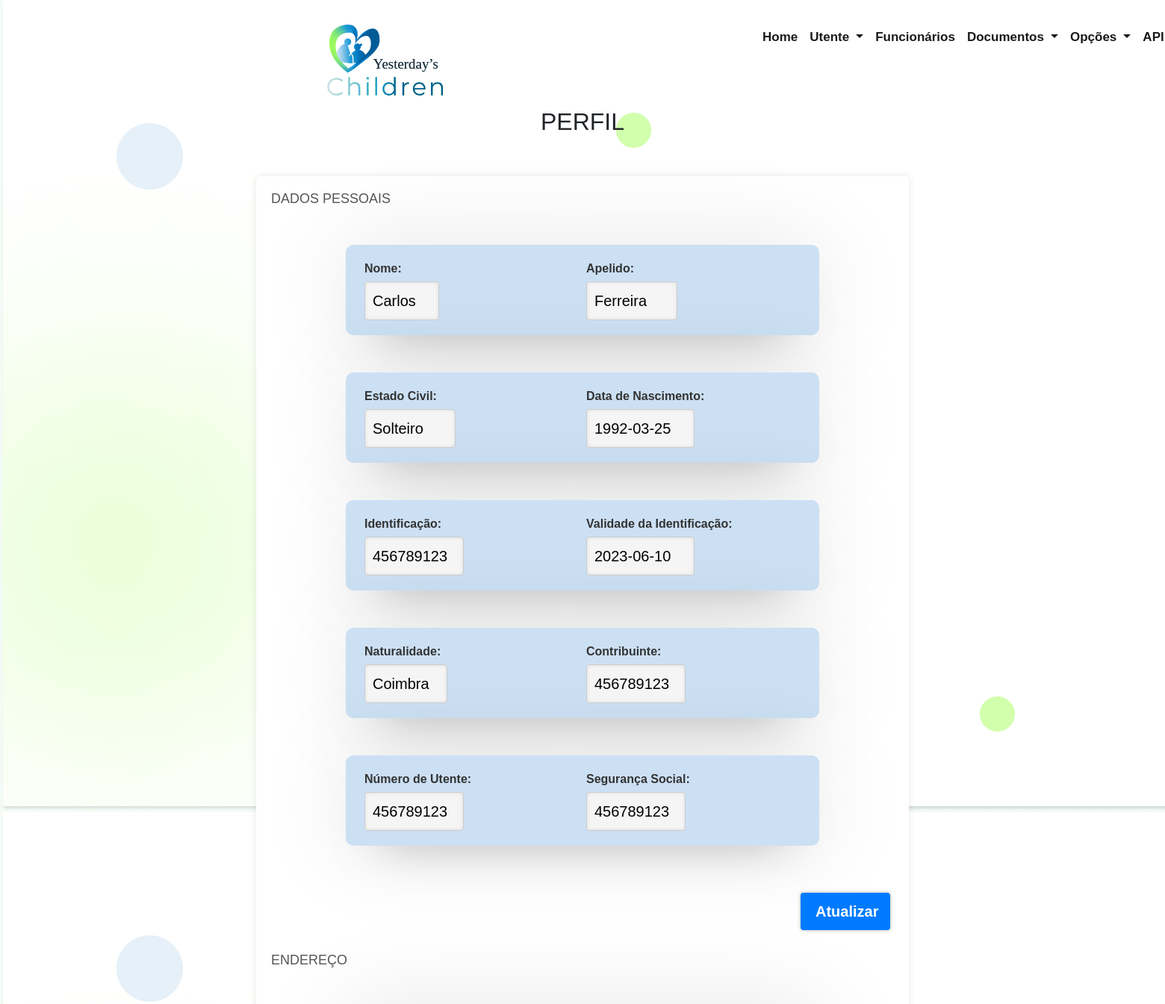
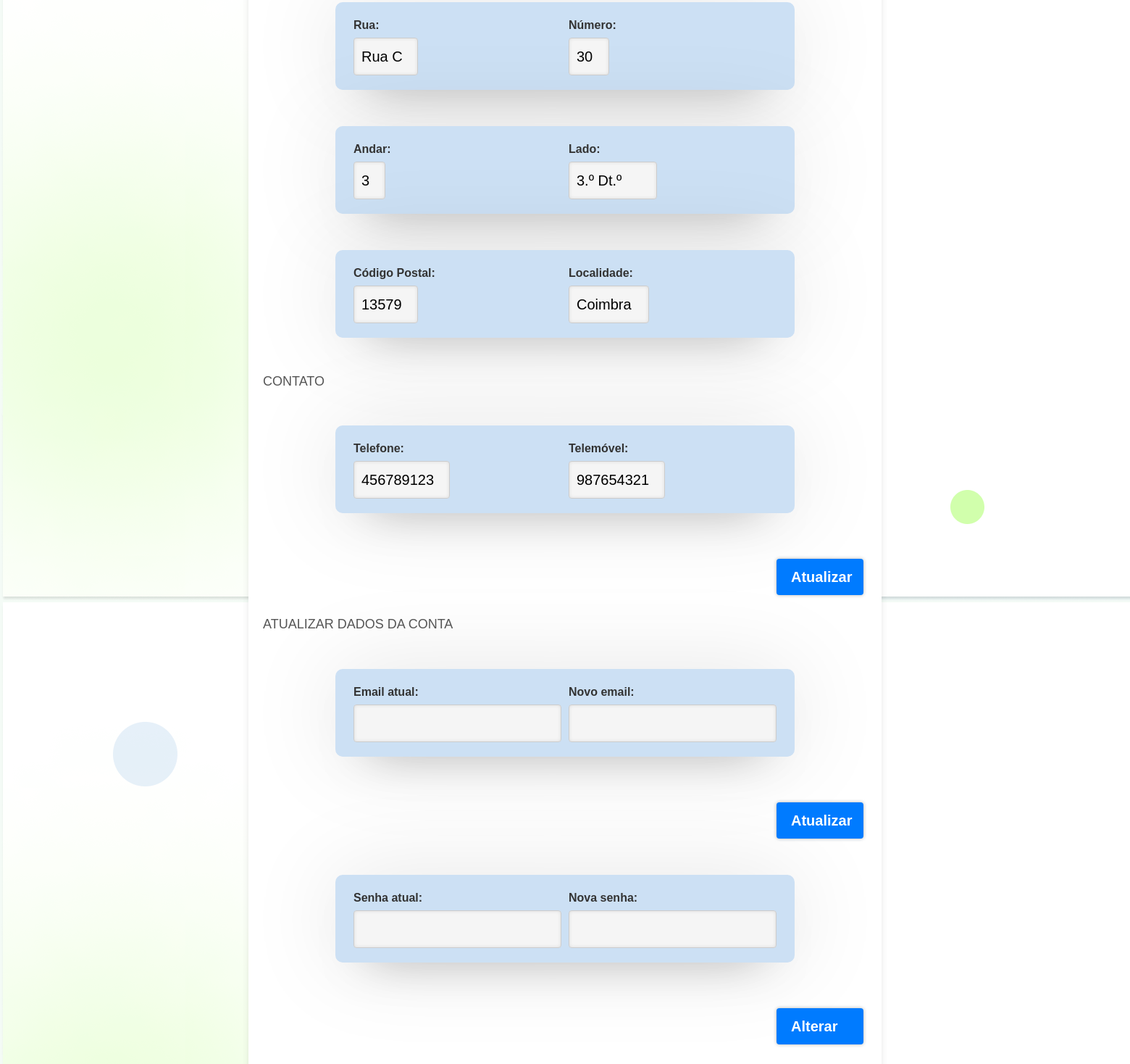
Screenshot of /index.php/perfil (signed in) with the database file from the repository (2 pictures, top to bottom).
### tables this page shows
CREATE TABLE IF NOT EXISTS `User` (
  `idUser` INT NOT NULL AUTO_INCREMENT,
  `idPerfil` INT NOT NULL,
  `nome` VARCHAR(50) NOT NULL,
  `apelido` VARCHAR(50) NOT NULL,
  `estadoCivil` VARCHAR(10) NULL,
  `dataNascimento` DATE NULL,
  `identificacao` VARCHAR(15) NOT NULL,
  `validadeIdentificacao` DATE NOT NULL,
  `naturalidade` VARCHAR(50) NULL,
  `nif` INT(9) NULL,
  `sns` INT(9) NULL,
  `ss` INT(11) NULL,
  `rua` VARCHAR(100) NOT NULL,
  `numero` SMALLINT(10) NULL,
  `andar` SMALLINT(3) NULL,
  `lado` VARCHAR(15) NULL,
  `cp` VARCHAR(8) NOT NULL,
  `localidade` VARCHAR(50) NOT NULL,
  `telefone` VARCHAR(14) NULL,
  `telemovel` VARCHAR(14) NOT NULL,
  `email` VARCHAR(50) NOT NULL,
  `senha` VARCHAR(255) NOT NULL,
  `dataRegisto` DATETIME NOT NULL DEFAULT CURRENT_TIMESTAMP(),
  `ultModificacao` DATETIME NULL,
  `estado` ENUM("ativo", "inativo") NULL,

  PRIMARY KEY (`idUser`, `nif`, `identificacao`, `sns`, `ss`),
  FOREIGN KEY (`idPerfil`) REFERENCES `Perfil` (`idPerfil`) ON DELETE NO ACTION ON UPDATE NO ACTION
  );

### Core/Controller.php (called while the page is built, shortened)
<?php
class Controller {
    public function carregarTemplate($nomeView, $dadosModel = array(), $dadosModel2 = array()) {
        include 'Views/template.php';
    }
    public function carregarViewNoTemplate($nomeView, $dadosModel = array(), $dadosModel2 = array()){
        $this->dados = $dadosModel;
        include 'Views/'.$nomeView . '.php';
    }
}

### Controllers/PerfilController.php (called while the page is built, shortened)
<?php
class PerfilController extends Controller{
    public function index(){
        $dados = new User();
        $dados = $dados->obterUser($_SESSION['idUser']);
        $this->carregarTemplate("perfil", $dados);
    }
}
?>

### Core/Core.php (called while the page is built, shortened)
<?php
class Core
{
    public $metodo;
    public $parametros = array();
    public function __construct()
    {
        $this->run();
    }
    public function path()
    {
        if (isset($_SERVER["REQUEST_METHOD"]) && $_SERVER["REQUEST_METHOD"] == "POST") {
            define("API", false);
            $url = str_replace("index.php", "Views", $_SERVER['PHP_SELF']);
            $url = explode("/", $url);
            if (end($url) == "at") {
                $url = array_slice($url, -5, 5);
                if ($url[2] == 'form') {
                    $controller = ucfirst($url[0]) . "Controller";
                    $c = new $controller;
                    call_user_func_array(array($c, $url[1]), array(array("form" => true, "idUserUtente" => $url[3])));
                }
            } else {
                $end = array_slice($url, -2, 1);
                if ($end[0] == "form") {
                    $url = array_slice($url, -4, 4);
                    if ($url[2] == 'form') {
                        $controller = ucfirst($url[0]) . "Controller";
                        $c = new $controller;
                        call_user_func_array(array($c, $url[1]), array(array("form" => true)));
                    }
                } else {
                    $url = array_slice($url, -3, 3);
                    if ($url[2] == 'form') {
                        $controller = ucfirst($url[0]) . "Controller";
                        $c = new $controller;
                        call_user_func_array(array($c, $url[1]), array(array("form" => true)));
                    }
                }
            }
        } else {
            if (isset($_SERVER['REQUEST_URI'])) {
                $url = $_SERVER['REQUEST_URI'];
            }
            if (!empty($url)) {
                $url = explode('/', trim($url, '/'));
                if (count($url) > 2) {
                    if ($url[0] == 'Gaan') {
                        array_shift($url);
                    }
                    if ($url[0] == 'index.php') {
                        array_shift($url);
                    }
                    if (count($url) > 0) {
                        array_shift($url);
                        if (count($url) > 0) {
                            $this->metodo = str_replace("-", "_", lcfirst($url[0]));
                            array_shift($url);
                        } else {
                            $this->metodo = 'index';
                        }
                    } else {
                        $this->controller = 'HomeController';
                        $this->metodo = 'index';
                    }
                } else {
                    $this->controller = 'HomeController';
                    $this->metodo = 'index';
                }
            } else {
                $this->controller = 'HomeController';
                $this->metodo = 'index';
            }
        }
    }
    public function run()
    {
        $c = new $this->controller;
        call_user_func_array(array($c, $this->metodo), array($this->parametros));
    }
}

### index.php (called while the page is built, shortened)
<?php
$c = new Core();

### Models/User.php (called while the page is built, shortened)
<?php
require_once('Conexao.php');
class User extends Conexao
{
    private $con;
    public function __construct()
    {
        $this->con = Conexao::getConexao();
    }
    public function obterUser($id)
    {
        $cmd = $this->con->prepare("SELECT * FROM User INNER JOIN Perfil ON Perfil.idPerfil = User.idPerfil WHERE User.idUser = ? ");
        $cmd->bindParam(1, $id);
        $cmd->execute();
        if ($cmd->rowCount() > 0) {
            $dados = $cmd->fetch(PDO::FETCH_ASSOC);
            return $dados;
        } else {
            return false;
        }
    }
}
?>

### Models/Conexao.php (called while the page is built, shortened)
<?php
class Conexao
{
    private static $instance;
    public static function getConexao()
    {
        if (!isset(self::$instance)) {
            $dbname = 'Gaan';
            $host = 'localhost';
            $user = 'root';
            $pass = '';
            try {
                self::$instance = new PDO('mysql:dbname=' . $dbname . ';host=' . $host, $user, $pass);
                if(self::$instance){
                    return self::$instance;
                }else{
                    echo "<h1>CONEXÃO NÃO REALIZADA</h1>";
                    exit();
                }
            } catch (Exception $e) {
                echo 'Error: ' . $e->getMessage();
            }
        }else{
            return self::$instance;
        }
    }
}

### Views/perfil.php (the view, shortened to what this page needs)
<div class="container-fluid p-3 text-center">
    <h2>perfil</h2>
</div>
<div class="container2">
    <div id="form">
        <section class="section dados-pessoais">
            <h2>Dados Pessoais</h2>
            <section class="groupSection">
                <section class="subGroupSection">
                    <label for="nome" class="required-label">Nome:</label>
                    <input type="text" id="nome" name="nome" value="<?= $this->dados['nome'] ?>" readonly required
                        ondblclick="toggleEditability(this)">
                </section>
                <section class="subGroupSection">
                    <label for="apelido" class="required-label">Apelido:</label>
                    <input type="text" id="apelido" name="apelido" value="<?= $this->dados['apelido'] ?>" readonly
                        required ondblclick="toggleEditability(this)">
                </section>
            </section>
            <section class="groupSection">
                <section class="subGroupSection">
                    <label for="estadoCivil">Estado Civil:</label>
                    <input type="text" id="estadoCivil" name="estadoCivil" value="<?= $this->dados['estadoCivil'] ?>"
                        readonly ondblclick="toggleEditability(this)">
                </section>
                <section class="subGroupSection">
                    <label for="dataNascimento">Data de Nascimento:</label>
                    <input type="text" id="dataNascimento" name="dataNascimento"
                        value="<?= $this->dados['dataNascimento'] ?>" readonly ondblclick="toggleEditability(this)">
                </section>
            </section>
            <section class="groupSection">
                <section class="subGroupSection">
                    <label for="identificacao" class="required-label">Identificação:</label>
                    <input type="text" id="identificacao" name="identificacao"
                        value="<?= $this->dados['identificacao'] ?>" readonly required
                        ondblclick="toggleEditability(this)">
                </section>
                <section class="subGroupSection">
                    <label for="validadeIdentificacao" class="required-label">Validade da Identificação:</label>
                    <input type="text" id="validadeIdentificacao" name="validadeIdentificacao"
                        value="<?= $this->dados['validadeIdentificacao'] ?>" readonly required
                        ondblclick="toggleEditability(this)">
                </section>
            </section>
            <section class="groupSection">
                <section class="subGroupSection">
                    <label for="naturalidade" class="required-label">Naturalidade:</label>
                    <input type="text" id="naturalidade" name="naturalidade" value="<?= $this->dados['naturalidade'] ?>"
                        readonly required ondblclick="toggleEditability(this)">
                </section>
                <section class="subGroupSection">
                    <label for="nif" class="required-label">Contribuinte:</label>
                    <input type="text" id="nif" name="nif" value="<?= $this->dados['nif'] ?>" readonly required
                        ondblclick="toggleEditability(this)">
                </section>
            </section>
            <section class="groupSection">
                <section class="subGroupSection">
                    <label for="sns" class="required-label">Número de Utente:</label>
                    <input type="text" id="sns" name="sns" value="<?= $this->dados['sns'] ?>" readonly required
                        ondblclick="toggleEditability(this)">
                </section>
                <section class="subGroupSection">
                    <label for="ss" class="required-label">Segurança Social:</label>
                    <input type="text" id="ss" name="ss" value="<?= $this->dados['ss'] ?>" readonly required
                        ondblclick="toggleEditability(this)">
                </section>
            </section>
            <section class="buttonSection">
                <button class="atualizar-button" onclick="atualizar('dados-pessoais')">Atualizar</button>
            </section>
        </section>
        <section class="section endereco">
            <section>
                <h2>Endereço</h2>
                <section class="groupSection">
                    <section class="subGroupSection">
                        <label for="rua" class="required-label">Rua:</label>
                        <input type="text" id="rua" name="rua" value="<?= $this->dados['rua'] ?>" readonly required
                            ondblclick="toggleEditability(this)">
                    </section>
                    <section class="subGroupSection">
                        <label for="numero">Número:</label>
                        <input type="text" id="numero" name="numero" value="<?= $this->dados['numero'] ?>" readonly
                            ondblclick="toggleEditability(this)">
                    </section>
                </section>
                <section class="groupSection">
                    <section class="subGroupSection">
                        <label for="andar">Andar:</label>
                        <input type="text" id="andar" name="andar" value="<?= $this->dados['andar'] ?>" readonly
                            ondblclick="toggleEditability(this)">
                    </section>
                    <section class="subGroupSection">
                        <label for="lado">Lado:</label>
                        <input type="text" id="lado" name="lado" value="<?= $this->dados['lado'] ?>" readonly
                            ondblclick="toggleEditability(this)">
                    </section>
                </section>
                <section class="groupSection">
                    <section class="subGroupSection">
                        <label for="cp" class="required-label">Código Postal:</label>
                        <input type="text" id="cp" name="cp" value="<?= $this->dados['cp'] ?>" readonly required
                            ondblclick="toggleEditability(this)">
                    </section>
                    <section class="subGroupSection">
                        <label for="localidade" class="required-label">Localidade:</label>
                        <input type="text" id="localidade" name="localidade" value="<?= $this->dados['localidade'] ?>"
                            readonly required ondblclick="toggleEditability(this)">
                    </section>
                </section>
            </section>
            <section>
                <h2>Contato</h2>
                <section class="groupSection">
                    <section class="subGroupSection">
                        <label for="telefone">Telefone:</label>
                        <input type="text" id="telefone" name="telefone" value="<?= $this->dados['telefone'] ?>" readonly
                            ondblclick="toggleEditability(this)">
                    </section>
                    <section class="subGroupSection">
                        <label for="telemovel" class="required-label">Telemóvel:</label>
                        <input type="text" id="telemovel" name="telemovel" value="<?= $this->dados['telemovel'] ?>"
                            readonly required ondblclick="toggleEditability(this)">
                    </section>
                </section>
            </section>
            <section class="buttonSection">
                <button class="atualizar-button" onclick="atualizar('endereco')">Atualizar</button>
            </section>
        </section>
        <section class="section senha-perfil">
            <h2>Atualizar dados da conta</h2>
            <section class="groupSection email" style="justify-content:left !important">
                <section class="subGroupSection">
                    <label for="email" class="required-label">Email atual:</label>
                    <input type="email" id="email" name="email" required>
                </section>
                <section class="subGroupSection">
                    <label for="confEmail" class="required-label">Novo email:</label>
                    <input type="email" id="confEmail" name="confEmail" required>
                </section>
            </section>
            <section class="buttonSection">
                <button class="atualizar-button" onclick="atualizar('email')">Atualizar</button>
            </section>
            <section class="groupSection senha">
                <section class="subGroupSection">
                    <label for="senha" class="required-label">Senha atual:</label>
                    <input type="password" id="senha" name="senha" required>
                </section>
                <section class="subGroupSection">
                    <label for="confSenha" class="required-label">Nova senha:</label>
                    <input type="password" id="confSenha" name="confSenha" required>
                </section>
            </section>
            <section class="buttonSection">
                <button class="atualizar-button" onclick="atualizar('senha')">Alterar</button>
            </section>
        </section>
    </div>
</div>

### rows the page displays
user: nome "Carlos", apelido "Ferreira", estadoCivil "Solteiro", dataNascimento "1992-03-25", identificacao "456789123", validadeIdentificacao "2023-06-10", naturalidade "Coimbra", nif "456789123", sns "456789123", ss "456789123", rua "Rua C", numero "30", andar "3", lado "3.º Dt.º", cp "13579", localidade "Coimbra", telefone "456789123", telemovel "987654321"
